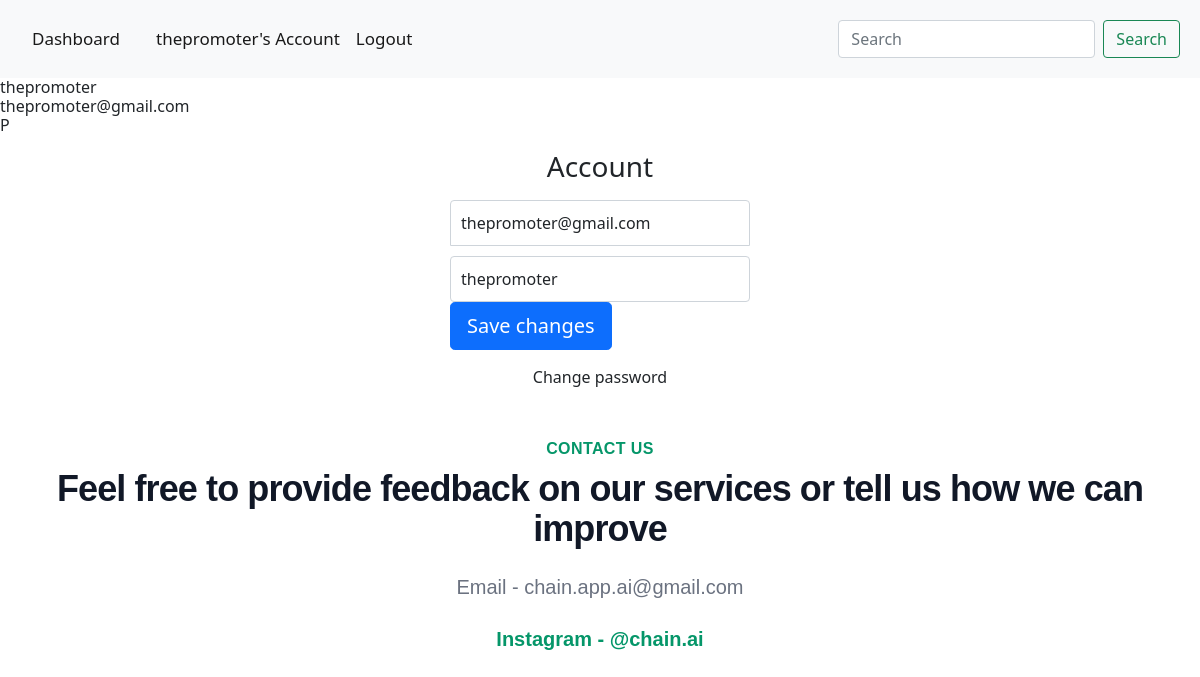
/account/ (signed in), run on the app's committed database.
### register/models.py (models this page shows, shortened)
class Account(AbstractBaseUser): # user is an instance of this class call user.#####
  options = [('P','Promoter'), ('C','Company')]
  email = models.EmailField(verbose_name="email", max_length=60, unique=True)
  username = models.CharField(max_length=30, unique=True)
  date_joined = models.DateTimeField(verbose_name='date joined', auto_now_add=True)
  last_login = models.DateTimeField(verbose_name='last login', auto_now=True)
  verified = models.BooleanField(default = False)
  init_form_complete = models.BooleanField(default = False)
  type_client = models.CharField(max_length = 1,choices = options)
  is_admin = models.BooleanField(default=False)
  is_active = models.BooleanField(default=True)
  is_staff = models.BooleanField(default=False)
  is_superuser = models.BooleanField(default=False)
  USERNAME_FIELD = 'email'
  REQUIRED_FIELDS = ['username','type_client']
  objects = MyAccountManager()

### register/views.py (the view)
# urls.py: path('account/', views.account_view, name="account"),
def account_view(request):
	if not request.user.is_authenticated:
			return redirect("login")
	context = {}
	if request.POST:
		form = AccountUpdateForm(request.POST, instance=request.user)
		if form.is_valid():
			form.initial = {
					"email": request.POST['email'],
					"username": request.POST['username'],
			}
			form.save()
			context['success_message'] = "Updated"
	else:
		form = AccountUpdateForm(
			initial={
					"email": request.user.email,
					"username": request.user.username,
				}
			)
	context['account_form'] = form
	return render(request, "account/account.html", context)

### register/forms.py (shortened to what this page needs)
class AccountUpdateForm(forms.ModelForm):
    class Meta:
        model = Account
        fields = ('email', 'username',)

### register/templates/account/account.html (shortened to what this page needs)
{% extends 'base.html' %}
{% block content %}
{% if request.user.is_authenticated %}
<h1>{{ request.user.username }}</h1>
<h1>{{ request.user.email }}</h1>
<h1>{{ request.user.type_client }}</h1>
{%endif%}
<form class="form-signin" method="post">{% csrf_token %}
  <h1 class="h3 mb-3 font-weight-normal">Account</h1>
  <input type="email" name="email" id="inputEmail" class="form-control" placeholder="Email address" required autofocus value={{account_form.initial.email}}>
  <input type="text" name="username" id="inputUsername" class="form-control" placeholder="Username" required
  value="{{account_form.initial.username}}">
  <button class="btn btn-lg btn-primary btn-block" type="submit">Save changes</button>
</form>
<div class="d-flex flex-column">
  <a class="m-auto" href="{% url 'password_change' %}">Change password</a>
</div>
{% endblock content %}

### templates/base.html (shortened to what this page needs)
<!DOCTYPE html>
<html>
<head>
  <link href="https://cdn.jsdelivr.net/npm/bootstrap@5.0.0-beta1/dist/css/bootstrap.min.css" rel="stylesheet">
  <link href="https://unpkg.com/tailwindcss@^2/dist/tailwind.min.css" rel="stylesheet">
  <link rel="stylesheet" href="https://cdnjs.cloudflare.com/ajax/libs/Chart.js/2.8.0/Chart.min.css" />
</head>
<body>
<div class="sticky-top">
<nav class="navbar navbar-expand-lg navbar-light p-2 bg-light">
  <div class="container-fluid">
    <div class="collapse navbar-collapse pt-2 pb-2" style="font-size:16px" id="navbarTogglerDemo01">
      {% if request.user.is_authenticated %}
      {% if request.user.type_client == P %}
      <a class="navbar-brand " href="/promoters/">Dashboard</a>
      {%else%}
      <a class="navbar-brand " href="/promoters/">Dashboard</a>
      {%endif%}
      {% else %}
      <a class="navbar-brand " href="/">Chain</a>
      {% endif %}
      <ul class="navbar-nav me-auto mb-2 mb-lg-0" style="font-size:16px">
        {% if request.user.is_authenticated %}
        <li class="nav-item">
          <a class="nav-link active" href="/account">{{ request.user.username }}'s Account  </a>
        </li>
        <li class="nav-item">
          <a class="nav-link active" href="/logout">Logout</a>
        </li>
        {% endif %}
      </ul>
      <form class="d-flex">
        <input class="form-control me-2" type="search" placeholder="Search" aria-label="Search">
        <button class="btn btn-outline-success" type="submit">Search</button>
      </form>
    </div>
  </div>
</nav>
</div>
{% block content %}
{% endblock %}
</body>
<footer>
<div class="contactFooter">
  <center>
    <p>
    </p>
    <p>
    </p>
      <h2 class="text-base text-green-600 font-semibold tracking-wide uppercase">Contact Us</h2>
      <p class="mt-2 text-3xl leading-8 font-extrabold tracking-tight text-gray-900 sm:text-4xl">
        Feel free to provide feedback on our services or tell us how we can improve
      </p>
      <p class="mt-4 max-w-2xl text-xl text-gray-500 lg:mx-auto">
        Email - chain.app.ai@gmail.com
      </p>
      <p class="mt-4 max-w-2xl text-xl font-semibold text-green-600 lg:mx-auto">
        Instagram - @chain.ai
      </p>
    <p>
    </p>
  </center>
</div>
</footer>
</html>

### templates/base.html (style rules this page uses)
body { margin: 0; font-family: "Helvetica"; }
.sticky-top a { color: #f2f2f2; text-align: center; padding: 10px 12px; text-decoration: none; font-size: 17px; }
.contactFooter { font-family: 'Helvetica'; color: black; }

### register/templates/account/account.html (style rules this page uses)
.form-signin { width: 100%; max-width: 330px; padding: 15px; margin: auto; }
.form-signin .form-control { position: relative; box-sizing: border-box; height: auto; padding: 10px; font-size: 16px; }
.form-signin input[type="email"] { margin-bottom: 10px; border-bottom-right-radius: 0; border-bottom-left-radius: 0; }
.h3 { text-align: center; }

### data on the page
Account: user.username "thepromoter", user.email "thepromoter@gmail.com", user.type_client "P", email "thepromoter@gmail.com", username "thepromoter"
